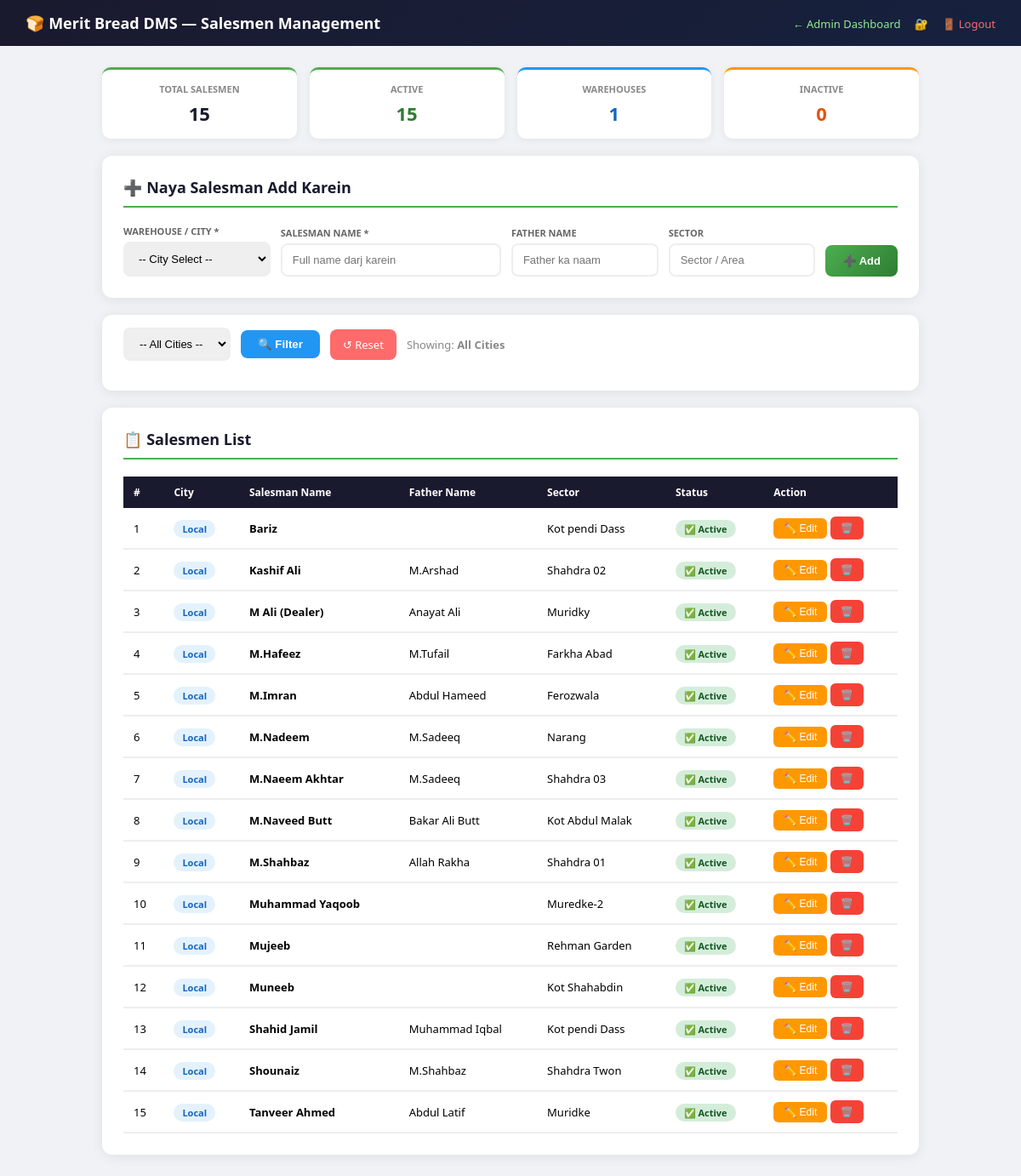
The app's page /salesmen_management.php (signed in) with its own data.
### tables this page shows
CREATE TABLE `salesmen` (
  `id` int(11) NOT NULL,
  `city` varchar(100) NOT NULL,
  `salesman_name` varchar(200) NOT NULL,
  `father_name` varchar(200) DEFAULT '',
  `sector_name` varchar(200) DEFAULT '',
  `is_active` tinyint(4) DEFAULT 1,
  `created_at` timestamp NOT NULL DEFAULT current_timestamp()
);

### salesmen_management.php (the view, shortened to what this page needs)
<?php
include 'config.php';
$is_admin = ($_SESSION['role'] == 'admin');
$my_city  = $_SESSION['city'];
$filter_city = isset($_GET['city']) ? mysqli_real_escape_string($conn, $_GET['city']) : ($is_admin ? '' : $my_city);
$where = $filter_city ? "WHERE city='$filter_city'" : ($is_admin ? "" : "WHERE city='$my_city'");
$salesmen = mysqli_query($conn,
    "SELECT * FROM salesmen $where ORDER BY city, salesman_name");
?>
<!DOCTYPE html>
<html>
<head>
</head>
<body>
<div class="header">
    <h1>🍞 Merit Bread DMS — Salesmen Management</h1>
    <div>
        <?php if($is_admin): ?>
        <a href="admin_dashboard.php" class="green">← Admin Dashboard</a>
        <?php else: ?>
        <a href="agent_entry.php" class="green">← Distribution Sheet</a>
        <?php endif; ?>
        <a href="change_password.php" class="yellow">🔐</a>
        <a href="login.php">🚪 Logout</a>
    </div>
</div>
<div class="container">
    <?php if($is_admin): ?>
    <div class="stats">
        <?php
        $total_s   = mysqli_fetch_assoc(mysqli_query($conn,"SELECT COUNT(*) as c FROM salesmen"))['c'];
        $active_s  = mysqli_fetch_assoc(mysqli_query($conn,"SELECT COUNT(*) as c FROM salesmen WHERE is_active=1"))['c'];
        $cities_s  = mysqli_fetch_assoc(mysqli_query($conn,"SELECT COUNT(DISTINCT city) as c FROM salesmen"))['c'];
        ?>
        <div class="stat-box">
            <h4>TOTAL SALESMEN</h4>
            <p><?= $total_s ?></p>
        </div>
        <div class="stat-box" style="border-color:#4CAF50">
            <h4>ACTIVE</h4>
            <p style="color:#2e7d32"><?= $active_s ?></p>
        </div>
        <div class="stat-box" style="border-color:#2196F3">
            <h4>WAREHOUSES</h4>
            <p style="color:#1565c0"><?= $cities_s ?></p>
        </div>
        <div class="stat-box" style="border-color:#FF9800">
            <h4>INACTIVE</h4>
            <p style="color:#e65100"><?= $total_s - $active_s ?></p>
        </div>
    </div>
    <?php endif; ?>
    <div class="card">
        <h2>➕ Naya Salesman Add Karein</h2>
        <form method="POST">
            <div class="add-grid">
                <?php if($is_admin): ?>
                <div class="field">
                    <label>Warehouse / City *</label>
                    <select name="city" required>
                        <option value="">-- City Select --</option>
                    </select>
                </div>
                <?php endif; ?>
                <div class="field">
                    <label>Salesman Name *</label>
                    <input type="text" name="salesman_name"
                        placeholder="Full name darj karein" required>
                </div>
                <div class="field">
                    <label>Father Name</label>
                    <input type="text" name="father_name" placeholder="Father ka naam">
                </div>
                <div class="field">
                    <label>Sector</label>
                    <input type="text" name="sector_name" placeholder="Sector / Area">
                </div>
                <button type="submit" name="add_salesman" class="btn-add">➕ Add</button>
            </div>
        </form>
    </div>
    <div class="card" style="padding:15px 25px;">
        <form method="GET" class="filter-row">
            <?php if($is_admin): ?>
            <select name="city">
                <option value="">-- All Cities --</option>
            </select>
            <button type="submit" class="btn-filter">🔍 Filter</button>
            <a href="salesmen_management.php" class="btn-reset">↺ Reset</a>
            <?php endif; ?>
            <span style="color:#888;font-size:13px;">
                <?= $filter_city ? "Showing: <strong>$filter_city</strong>" : "Showing: <strong>All Cities</strong>" ?>
            </span>
        </form>
    </div>
    <div class="card">
        <h2>📋 Salesmen List</h2>
        <table>
            <thead><tr>
                <th>#</th>
                <?php if($is_admin): ?><th>City</th><?php endif; ?>
                <th>Salesman Name</th>
                <th>Father Name</th>
                <th>Sector</th>
                <th>Status</th>
                <th>Action</th>
            </tr></thead>
            <tbody>
            <?php $i=1; while($row = mysqli_fetch_assoc($salesmen)): ?>
            <tr>
                <td><?= $i++ ?></td>
                <?php if($is_admin): ?>
                <td><span class="city-badge"><?= htmlspecialchars($row['city']) ?></span></td>
                <?php endif; ?>
                <td><strong><?= htmlspecialchars($row['salesman_name']) ?></strong></td>
                <td><?= htmlspecialchars($row['father_name']) ?></td>
                <td><?= htmlspecialchars($row['sector_name']) ?></td>
                <td>
                    <span class="<?= $row['is_active'] ? 'badge-on' : 'badge-off' ?>">
                        <?= $row['is_active'] ? '✅ Active' : '❌ Inactive' ?>
                    </span>
                </td>
                <td>
                    <button class="btn-edit-sm" onclick="toggleEdit(<?= $row['id'] ?>)">✏️ Edit</button>
                    <a href="?delete=<?= $row['id'] ?>"
                       class="btn-del-sm"
                       onclick="return confirm('<?= htmlspecialchars($row['salesman_name']) ?> ko delete karna chahte ho?')">
                       🗑️
                    </a>
                </td>
            </tr>
            <tr>
                <td colspan="<?= $is_admin ? 7 : 6 ?>" style="padding:0;">
                </td>
            </tr>
            <?php endwhile; ?>
            </tbody>
        </table>
    </div>
</div>
</body>
</html>

### records on screen
salesmen: city "Local", salesman_name "Bariz", sector_name "Kot pendi Dass", is_active "✅ Active"
salesmen: city "Local", salesman_name "Kashif Ali", father_name "M.Arshad", sector_name "Shahdra 02", is_active "✅ Active"
salesmen: city "Local", salesman_name "M Ali (Dealer)", father_name "Anayat Ali", sector_name "Muridky", is_active "✅ Active"
salesmen: city "Local", salesman_name "M.Hafeez", father_name "M.Tufail", sector_name "Farkha Abad", is_active "✅ Active"
salesmen: city "Local", salesman_name "M.Imran", father_name "Abdul Hameed", sector_name "Ferozwala", is_active "✅ Active"
salesmen: city "Local", salesman_name "M.Nadeem", father_name "M.Sadeeq", sector_name "Narang", is_active "✅ Active"
salesmen: city "Local", salesman_name "M.Naeem Akhtar", father_name "M.Sadeeq", sector_name "Shahdra 03", is_active "✅ Active"
salesmen: city "Local", salesman_name "M.Naveed Butt", father_name "Bakar Ali Butt", sector_name "Kot Abdul Malak", is_active "✅ Active"
salesmen: city "Local", salesman_name "M.Shahbaz", father_name "Allah Rakha", sector_name "Shahdra 01", is_active "✅ Active"
salesmen: city "Local", salesman_name "Muhammad Yaqoob", sector_name "Muredke-2", is_active "✅ Active"
salesmen: city "Local", salesman_name "Mujeeb", sector_name "Rehman Garden", is_active "✅ Active"
salesmen: city "Local", salesman_name "Muneeb", sector_name "Kot Shahabdin", is_active "✅ Active"
salesmen: city "Local", salesman_name "Shahid Jamil", father_name "Muhammad Iqbal", sector_name "Kot pendi Dass", is_active "✅ Active"
salesmen: city "Local", salesman_name "Shounaiz", father_name "M.Shahbaz", sector_name "Shahdra Twon", is_active "✅ Active"
salesmen: city "Local", salesman_name "Tanveer Ahmed", father_name "Abdul Latif", sector_name "Muridke", is_active "✅ Active"

### other values on screen
$total_s "15"
$active_s "15"
$cities_s "1"
$total_s - $active_s "0"
